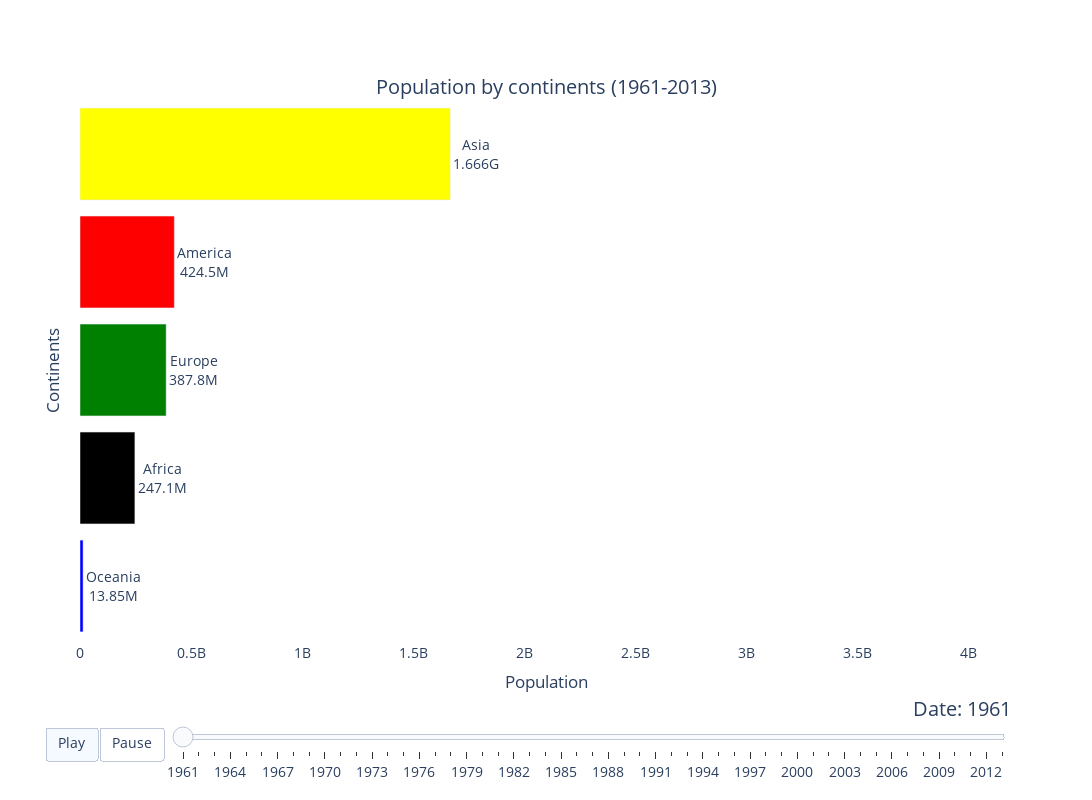

Notebook code for this chart:
### Markdown cell above
Now let's observe the trend of population over the years from 1961 to 2013, divided by continent through an interactive plot.

### Code cell
# remove unnecessary columns and group by continent
grouped_continent = df_pop.drop(['country_name', 'country_code'], axis=1).groupby('continent').sum().reset_index()

# transform using melt to achieve the format suitable for the animated graph
grouped_continent = pd.melt(grouped_continent, id_vars=['continent'], var_name='year', value_name='population')

# sort by continent and year
grouped_continent = grouped_continent.sort_values(by=['continent', 'year']).reset_index(drop=True)

# define colors for the continents
grouped_continent['color'] = grouped_continent['continent'].map(colors)

# graph representation
my_raceplot = barplot(grouped_continent,  item_column='continent', value_column='population', time_column='year', top_entries=10, item_color='color')
fig=my_raceplot.plot(item_label = 'Continents', value_label = 'Population', frame_duration = 150, date_format='%Y', orientation='horizontal')

# layout
fig.update_layout(
      title='Population by continents (1961-2013)',
      title_x=0.5,
      title_y=0.9,
      title_xanchor='center',     
      title_yanchor='top',
      width=1800,
      height=800)

### Figure 1 — Plotly figure (JSON) as saved in the notebook; plotly's stock layout.template omitted (floating-point values rounded to 4 significant figures)
{"data": [{"cliponaxis": false, "hoverinfo": "all", "marker": {"color": ["blue", "black", "green", "red", "yellow"]}, "orientation": "h", "textangle": 0, "textposition": "outside", "texttemplate": "%{y}<br>%{x:.4s}", "type": "bar", "x": [13850000.0, 247100000.0, 387800000.0, 424500000.0, 1666000000.0], "y": ["Oceania", "Africa", "Europe", "America", "Asia"]}], "layout": {"bargap": 0.15, "font": {"size": 14}, "height": 800, "plot_bgcolor": "#FFFFFF", "sliders": [{"active": 0, "currentvalue": {"font": {"size": 20}, "prefix": "Date: ", "visible": true, "xanchor": "right"}, "len": 0.9, "pad": {"b": 10, "t": 50}, "steps": [{"args": [["1961"], {"frame": {"duration": 150, "redraw": false}, "mode": "immediate", "transition": {"duration": 150}}], "label": "1961", "method": "animate"}, {"args": [["1962"], {"frame": {"duration": 150, "redraw": false}, "mode": "immediate", "transition": {"duration": 150}}], "label": "1962", "method": "animate"}, {"args": [["1963"], {"frame": {"duration": 150, "redraw": false}, "mode": "immediate", "transition": {"duration": 150}}], "label": "1963", "method": "animate"}, {"args": [["1964"], {"frame": {"duration": 150, "redraw": false}, "mode": "immediate", "transition": {"duration": 150}}], "label": "1964", "method": "animate"}, {"args": [["1965"], {"frame": {"duration": 150, "redraw": false}, "mode": "immediate", "transition": {"duration": 150}}], "label": "1965", "method": "animate"}, {"args": [["1966"], {"frame": {"duration": 150, "redraw": false}, "mode": "immediate", "transition": {"duration": 150}}], "label": "1966", "method": "animate"}, {"args": [["1967"], {"frame": {"duration": 150, "redraw": false}, "mode": "immediate", "transition": {"duration": 150}}], "label": "1967", "method": "animate"}, {"args": [["1968"], {"frame": {"duration": 150, "redraw": false}, "mode": "immediate", "transition": {"duration": 150}}], "label": "1968", "method": "animate"}, {"args": [["1969"], {"frame": {"duration": 150, "redraw": false}, "mode": "immediate", "transition": {"duration": 150}}], "label": "1969", "method": "animate"}, {"args": [["1970"], {"frame": {"duration": 150, "redraw": false}, "mode": "immediate", "transition": {"duration": 150}}], "label": "1970", "method": "animate"}, {"args": [["1971"], {"frame": {"duration": 150, "redraw": false}, "mode": "immediate", "transition": {"duration": 150}}], "label": "1971", "method": "animate"}, {"args": [["1972"], {"frame": {"duration": 150, "redraw": false}, "mode": "immediate", "transition": {"duration": 150}}], "label": "1972", "method": "animate"}, {"args": [["1973"], {"frame": {"duration": 150, "redraw": false}, "mode": "immediate", "transition": {"duration": 150}}], "label": "1973", "method": "animate"}, {"args": [["1974"], {"frame": {"duration": 150, "redraw": false}, "mode": "immediate", "transition": {"duration": 150}}], "label": "1974", "method": "animate"}, {"args": [["1975"], {"frame": {"duration": 150, "redraw": false}, "mode": "immediate", "transition": {"duration": 150}}], "label": "1975", "method": "animate"}, {"args": [["1976"], {"frame": {"duration": 150, "redraw": false}, "mode": "immediate", "transition": {"duration": 150}}], "label": "1976", "method": "animate"}, {"args": [["1977"], {"frame": {"duration": 150, "redraw": false}, "mode": "immediate", "transition": {"duration": 150}}], "label": "1977", "method": "animate"}, {"args": [["1978"], {"frame": {"duration": 150, "redraw": false}, "mode": "immediate", "transition": {"duration": 150}}], "label": "1978", "method": "animate"}, {"args": [["1979"], {"frame": {"duration": 150, "redraw": false}, "mode": "immediate", "transition": {"duration": 150}}], "label": "1979", "method": "animate"}, {"args": [["1980"], {"frame": {"duration": 150, "redraw": false}, "mode": "immediate", "transition": {"duration": 150}}], "label": "1980", "method": "animate"}, {"args": [["1981"], {"frame": {"duration": 150, "redraw": false}, "mode": "immediate", "transition": {"duration": 150}}], "label": "1981", "method": "animate"}, {"args": [["1982"], {"frame": {"duration": 150, "redraw": false}, "mode": "immediate", "transition": {"duration": 150}}], "label": "1982", "method": "animate"}, {"args": [["1983"], {"frame": {"duration": 150, "redraw": false}, "mode": "immediate", "transition": {"duration": 150}}], "label": "1983", "method": "animate"}, {"args": [["1984"], {"frame": {"duration": 150, "redraw": false}, "mode": "immediate", "transition": {"duration": 150}}], "label": "1984", "method": "animate"}, {"args": [["1985"], {"frame": {"duration": 150, "redraw": false}, "mode": "immediate", "transition": {"duration": 150}}], "label": "1985", "method": "animate"}, {"args": [["1986"], {"frame": {"duration": 150, "redraw": false}, "mode": "immediate", "transition": {"duration": 150}}], "label": "1986", "method": "animate"}, {"args": [["1987"], {"frame": {"duration": 150, "redraw": false}, "mode": "immediate", "transition": {"duration": 150}}], "label": "1987", "method": "animate"}, {"args": [["1988"], {"frame": {"duration": 150, "redraw": false}, "mode": "immediate", "transition": {"duration": 150}}], "label": "1988", "method": "animate"}, {"args": [["1989"], {"frame": {"duration": 150, "redraw": false}, "mode": "immediate", "transition": {"duration": 150}}], "label": "1989", "method": "animate"}, {"args": [["1990"], {"frame": {"duration": 150, "redraw": false}, "mode": "immediate", "transition": {"duration": 150}}], "label": "1990", "method": "animate"}, {"args": [["1991"], {"frame": {"duration": 150, "redraw": false}, "mode": "immediate", "transition": {"duration": 150}}], "label": "1991", "method": "animate"}, {"args": [["1992"], {"frame": {"duration": 150, "redraw": false}, "mode": "immediate", "transition": {"duration": 150}}], "label": "1992", "method": "animate"}, {"args": [["1993"], {"frame": {"duration": 150, "redraw": false}, "mode": "immediate", "transition": {"duration": 150}}], "label": "1993", "method": "animate"}, {"args": [["1994"], {"frame": {"duration": 150, "redraw": false}, "mode": "immediate", "transition": {"duration": 150}}], "label": "1994", "method": "animate"}, {"args": [["1995"], {"frame": {"duration": 150, "redraw": false}, "mode": "immediate", "transition": {"duration": 150}}], "label": "1995", "method": "animate"}, {"args": [["1996"], {"frame": {"duration": 150, "redraw": false}, "mode": "immediate", "transition": {"duration": 150}}], "label": "1996", "method": "animate"}, {"args": [["1997"], {"frame": {"duration": 150, "redraw": false}, "mode": "immediate", "transition": {"duration": 150}}], "label": "1997", "method": "animate"}, {"args": [["1998"], {"frame": {"duration": 150, "redraw": false}, "mode": "immediate", "transition": {"duration": 150}}], "label": "1998", "method": "animate"}, {"args": [["1999"], {"frame": {"duration": 150, "redraw": false}, "mode": "immediate", "transition": {"duration": 150}}], "label": "1999", "method": "animate"}, {"args": [["2000"], {"frame": {"duration": 150, "redraw": false}, "mode": "immediate", "transition": {"duration": 150}}], "label": "2000", "method": "animate"}, {"args": [["2001"], {"frame": {"duration": 150, "redraw": false}, "mode": "immediate", "transition": {"duration": 150}}], "label": "2001", "method": "animate"}, {"args": [["2002"], {"frame": {"duration": 150, "redraw": false}, "mode": "immediate", "transition": {"duration": 150}}], "label": "2002", "method": "animate"}, {"args": [["2003"], {"frame": {"duration": 150, "redraw": false}, "mode": "immediate", "transition": {"duration": 150}}], "label": "2003", "method": "animate"}, {"args": [["2004"], {"frame": {"duration": 150, "redraw": false}, "mode": "immediate", "transition": {"duration": 150}}], "label": "2004", "method": "animate"}, {"args": [["2005"], {"frame": {"duration": 150, "redraw": false}, "mode": "immediate", "transition": {"duration": 150}}], "label": "2005", "method": "animate"}, {"args": [["2006"], {"frame": {"duration": 150, "redraw": false}, "mode": "immediate", "transition": {"duration": 150}}], "label": "2006", "method": "animate"}, {"args": [["2007"], {"frame": {"duration": 150, "redraw": false}, "mode": "immediate", "transition": {"duration": 150}}], "label": "2007", "method": "animate"}, {"args": [["2008"], {"frame": {"duration": 150, "redraw": false}, "mode": "immediate", "transition": {"duration": 150}}], "label": "2008", "method": "animate"}, {"args": [["2009"], {"frame": {"duration": 150, "redraw": false}, "mode": "immediate", "transition": {"duration": 150}}], "label": "2009", "method": "animate"}, {"args": [["2010"], {"frame": {"duration": 150, "redraw": false}, "mode": "immediate", "transition": {"duration": 150}}], "label": "2010", "method": "animate"}, {"args": [["2011"], {"frame": {"duration": 150, "redraw": false}, "mode": "immediate", "transition": {"duration": 150}}], "label": "2011", "method": "animate"}, {"args": [["2012"], {"frame": {"duration": 150, "redraw": false}, "mode": "immediate", "transition": {"duration": 150}}], "label": "2012", "method": "animate"}, {"args": [["2013"], {"frame": {"duration": 150, "redraw": false}, "mode": "immediate", "transition": {"duration": 150}}], "label": "2013", "method": "animate"}], "transition": {"duration": 300, "easing": "cubic-in-out"}, "x": 0.1, "xanchor": "left", "y": 0, "yanchor": "top"}], "title": {"text": "Population by continents (1961-2013)", "x": 0.5, "xanchor": "center", "y": 0.9, "yanchor": "top"}, "updatemenus": [{"buttons": [{"args": [null, {"frame": {"duration": 150, "redraw": false}, "fromcurrent": true, "transition": {"duration": 150, "easing": "quadratic-in-out"}}], "label": "Play", "method": "animate"}, {"args": [[null], {"frame": {"duration": 0, "redraw": false}, "mode": "immediate", "transition": {"duration": 0}}], "label": "Pause", "method": "animate"}], "direction": "left", "pad": {"r": 10, "t": 87}, "showactive": true, "type": "buttons", "x": 0.1, "xanchor": "right", "y": 0, "yanchor": "top"}], "width": 1800, "xaxis": {"range": [0, 4194471173], "showline": true, "showticklabels": true, "title": {"text": "Population"}, "visible": true}, "yaxis": {"showline": false, "showticklabels": false, "title": {"text": "Continents"}, "visible": true}}}
